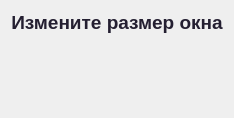
      <widget class="QWidget" name="page_6">
       <layout class="QGridLayout" name="gridLayout_10">
        <item row="0" column="0">
         <widget class="QLabel" name="resizeLabel">
          <property name="maximumSize">
           <size>
            <width>16777215</width>
            <height>30</height>
           </size>
          </property>
          <property name="font">
           <font>
            <pointsize>14</pointsize>
            <bold>true</bold>
           </font>
          </property>
          <property name="styleSheet">
           <string notr="true">color: rgb(36, 31, 49)</string>
          </property>
          <property name="text">
           <string>Измените размер окна</string>
          </property>
          <property name="alignment">
           <set>Qt::AlignmentFlag::AlignCenter</set>
          </property>
         </widget>
        </item>
        <item row="1" column="0">
         <widget class="QLabel" name="curSizeLabel">
          <property name="maximumSize">
           <size>
            <width>16777215</width>
            <height>30</height>
           </size>
          </property>
          <property name="font">
           <font>
            <pointsize>10</pointsize>
            <bold>false</bold>
           </font>
          </property>
          <property name="styleSheet">
           <string notr="true">color: rgb(36, 31, 49)</string>
          </property>
          <property name="text">
           <string/>
          </property>
          <property name="alignment">
           <set>Qt::AlignmentFlag::AlignCenter</set>
          </property>
         </widget>
        </item>
        <item row="2" column="0">
         <widget class="QLabel" name="nextSizeLabel">
          <property name="font">
           <font>
            <pointsize>30</pointsize>
            <bold>true</bold>
           </font>
          </property>
          <property name="text">
           <string/>
          </property>
          <property name="alignment">
           <set>Qt::AlignmentFlag::AlignCenter</set>
          </property>
         </widget>
        </item>
       </layout>
      </widget>
